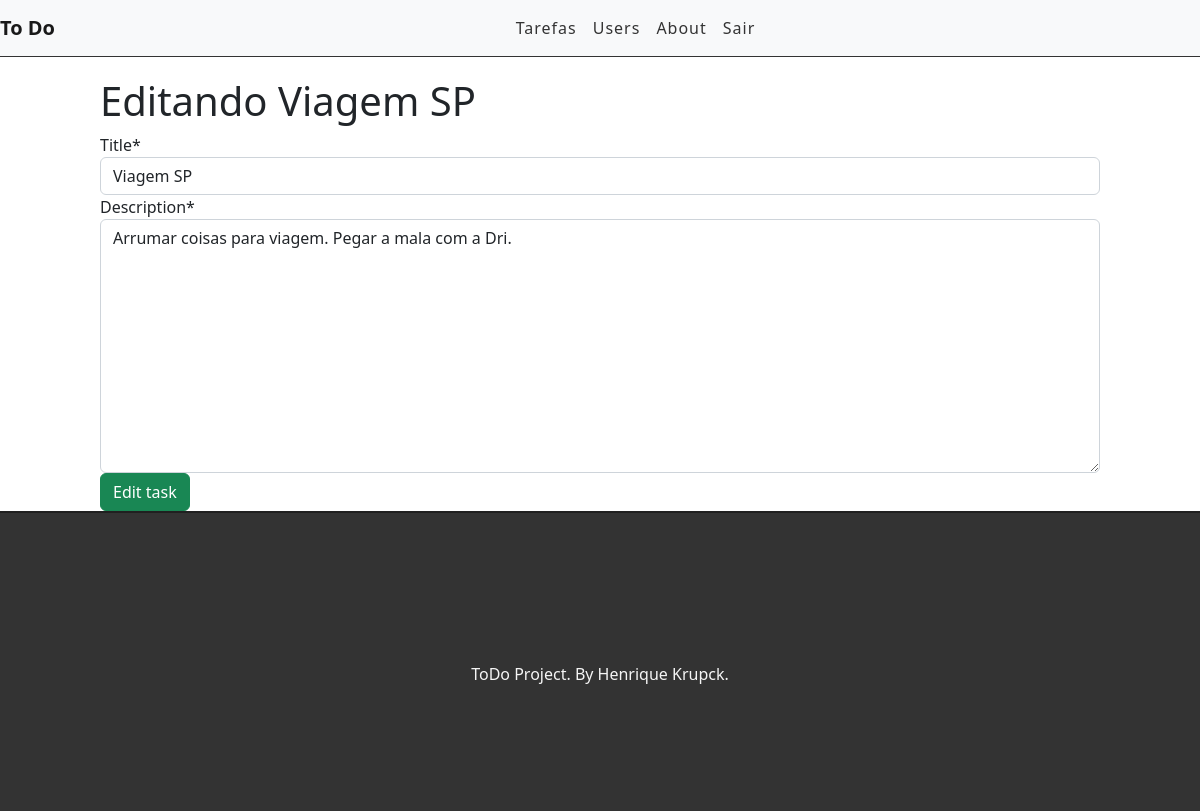
Page /edit/2 (signed in) on the committed database.
### tasks/models.py (models this page shows, shortened)
class Task(models.Model):
    STATUS = (
        ('doing', 'doing'),
        ('done', 'done')
    )
    title = models.CharField(max_length=255)
    description = models.TextField()
    done = models.CharField(
        max_length=5,
        choices=STATUS
    )
    created_at = models.DateTimeField(auto_now_add=True)
    updated_at = models.DateTimeField(auto_now=True)

### tasks/views.py (the view)
# urls.py: path("edit/<int:id>", views.editTask, name='edit-task'),
@login_required
def editTask(request, id):
    task = get_object_or_404(Task, pk=id)
    form = TaskForm(instance=task)
    if request.method == 'POST':
        form = TaskForm(request.POST, instance=task)
        if form.is_valid():
            task.save()
            return redirect('/')
        else:
            return render(request, 'tasks/edittask.html', {'form': form, 'task': task})
    else:
        return render(request, 'tasks/edittask.html', {'form': form, 'task': task})

### tasks/forms.py
class TaskForm(forms.ModelForm):
    class Meta:
        model = Task
        fields = ('title', 'description')

### tasks/templates/tasks/edittask.html (shortened to what this page needs)
{% extends 'base.html'%}
{% load crispy_forms_tags %}
{% block content %}
<div class="offset-1 col-10 list-div">
    <h1>Editando {{task.title}}</h1>
    <form method="POST">
        {{ form|crispy }}
        <input type="submit" class="btn btn-success" value="Edit task">
    </form>
</div>
{% endblock %}

### tasks/static/css/style.css (style rules this page uses)
.list-div { padding: 0; }

### rows in the picture
Task: title "Viagem SP", description "Arrumar coisas para viagem. Pegar a mala com a Dri."
